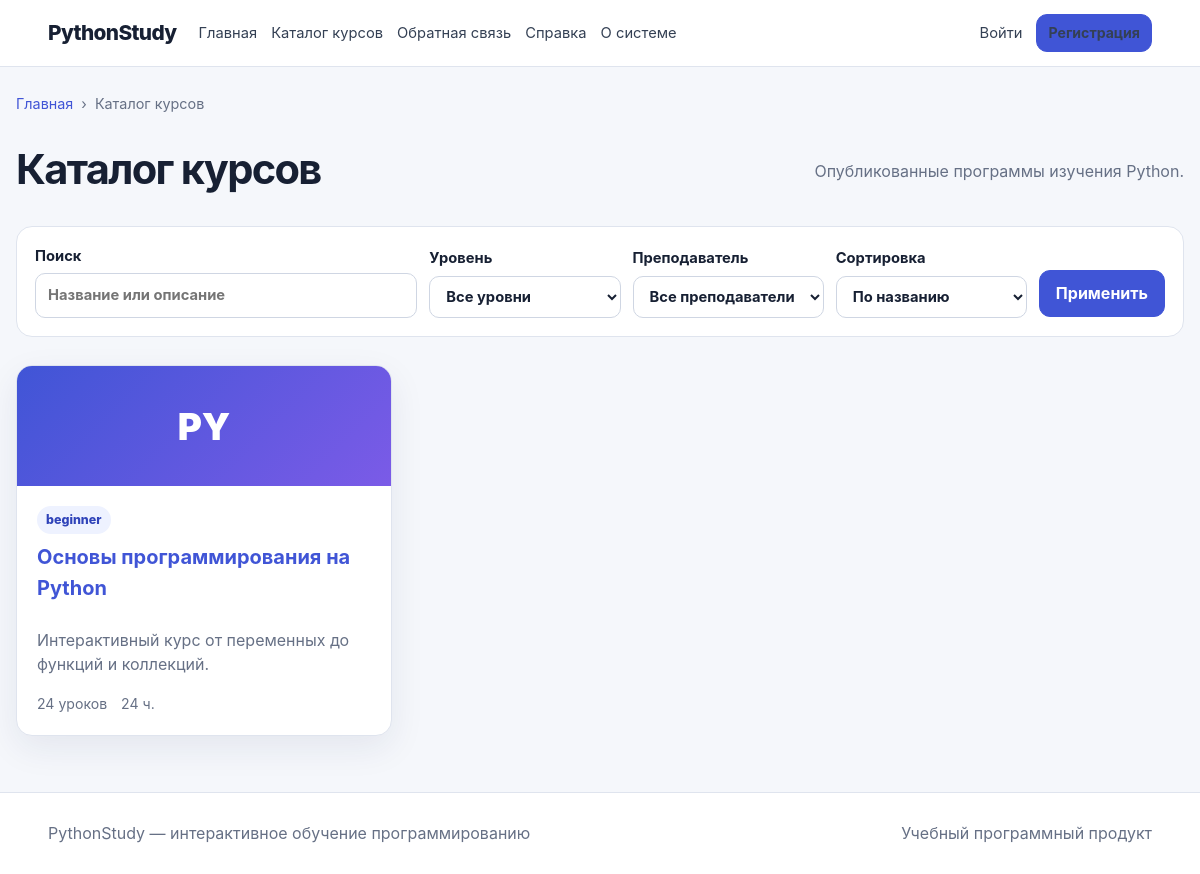
Screenshot of /courses with the database file from the repository.
### app/models/course.py (models this page shows)
class Course(TimestampMixin, db.Model):
    __tablename__ = "courses"
    id = db.Column(db.BigInteger().with_variant(db.Integer, "sqlite"), primary_key=True)
    teacher_id = db.Column(db.BigInteger().with_variant(db.Integer, "sqlite"), db.ForeignKey("users.id"), nullable=False)
    title = db.Column(db.String(255), nullable=False)
    slug = db.Column(db.String(255), unique=True, nullable=False, index=True)
    short_description = db.Column(db.String(500), nullable=False)
    full_description = db.Column(db.Text, nullable=False)
    cover_path = db.Column(db.String(500))
    difficulty = db.Column(db.String(30), default="beginner", nullable=False)
    status = db.Column(db.String(30), default="draft", nullable=False, index=True)
    estimated_hours = db.Column(db.Integer, default=1, nullable=False)
    passing_score = db.Column(db.Integer, default=70, nullable=False)
    is_sequential = db.Column(db.Boolean, default=True, nullable=False)
    published_at = db.Column(db.DateTime(timezone=True))
    teacher = db.relationship("User", back_populates="taught_courses", foreign_keys=[teacher_id])
    modules = db.relationship("CourseModule", back_populates="course", cascade="all, delete-orphan", order_by="CourseModule.order_index")
    enrollments = db.relationship("CourseEnrollment", back_populates="course", cascade="all, delete-orphan")
    quizzes = db.relationship("Quiz", back_populates="course", cascade="all, delete-orphan")
    @property
    def lessons_count(self):
        return sum(len(module.lessons) for module in self.modules)

### app/public/routes.py (the view, shortened to what this page needs)
@bp.route("/courses")
def courses():
    search = request.args.get("q", "").strip()
    difficulty = request.args.get("difficulty", "").strip()
    teacher_id = request.args.get("teacher", type=int)
    sort = request.args.get("sort", "title")
    query = Course.query.filter_by(status="published")
    if search:
        pattern = f"%{search}%"
        query = query.filter(or_(Course.title.ilike(pattern), Course.short_description.ilike(pattern)))
    if difficulty in {"beginner", "intermediate", "advanced"}:
        query = query.filter(Course.difficulty == difficulty)
    if teacher_id:
        query = query.filter(Course.teacher_id == teacher_id)
    if sort == "newest":
        query = query.order_by(Course.published_at.desc(), Course.title)
    else:
        sort = "title"
        query = query.order_by(Course.title)
    courses = query.all()
    teachers = (
        User.query.join(Course, Course.teacher_id == User.id)
        .filter(Course.status == "published")
        .distinct()
        .order_by(User.last_name, User.first_name)
        .all()
    )
    return render_template(
        "public/courses.html",
        courses=courses,
        search=search,
        difficulty=difficulty,
        teacher_id=teacher_id,
        teachers=teachers,
        sort=sort,
        breadcrumbs=[("Главная", "public.index"), ("Каталог курсов", None)],
    )

### app/context_processors.py (called while the page is built)
def inject_global_context():
    return {
        "current_path": request.path,
        "is_authenticated": current_user.is_authenticated,
    }

### app/models/user.py (called while the page is built)
    @property
    def full_name(self):
        return " ".join(filter(None, [self.last_name, self.first_name, self.middle_name]))

### app/templates/public/courses.html (shortened to what this page needs)
{% extends 'base.html' %}
{% block content %}
  <div class="page-title">
    <h1>Каталог курсов</h1>
    <p>Опубликованные программы изучения Python.</p>
  </div>
  <form method="get" class="catalog-filters">
    <label>
      Поиск
      <input type="search" name="q" value="{{ search }}" placeholder="Название или описание">
    </label>
    <label>
      Уровень
      <select name="difficulty">
        <option value="">Все уровни</option>
      </select>
    </label>
    <label>
      Преподаватель
      <select name="teacher">
        <option value="">Все преподаватели</option>
      </select>
    </label>
    <label>
      Сортировка
      <select name="sort">
        <option value="title" {% if sort == 'title' %}selected{% endif %}>По названию</option>
      </select>
    </label>
    <button class="button" type="submit">Применить</button>
  </form>
  <div class="card-grid">
    {% for course in courses %}
      {% include 'public/_course_card.html' %}
    {% else %}
      <div class="empty">По заданным условиям курсы не найдены.</div>
    {% endfor %}
  </div>
{% endblock %}

### app/templates/public/_course_card.html
<article class="course-card">
  <div class="course-cover">
    {% if course.cover_path %}
      <img src="{{ url_for('public.course_cover', course_id=course.id) }}"
           alt="Обложка курса {{ course.title }}">
    {% else %}PY{% endif %}
  </div>
  <div class="course-content">
    <span class="badge">{{ course.difficulty }}</span>
    <h3>
      <a href="{{ url_for('public.course_detail', slug=course.slug) }}">{{ course.title }}</a>
    </h3>
    <p>{{ course.short_description }}</p>
    <div class="meta">
      <span>{{ course.lessons_count }} уроков</span>
      <span>{{ course.estimated_hours }} ч.</span>
    </div>
  </div>
</article>

### app/static/css/main.css (style rules this page uses)
:root { --bg: #f5f7fb; --surface: #ffffff; --surface-soft: #eef2ff; --text: #172033; --muted: #667085; --line: #dfe4ee; --primary: #4055d6; --primary-dark: #2f43b9; --success: #18794e; --danger: #b42318; --warning: #a15c00; --radius: 16px; --shadow: 0 12px 35px rgba(27, 39, 94, 0.08); }
* { box-sizing: border-box; }
html { scroll-behavior: smooth; }
body { margin: 0; font-family: Inter, -apple-system, BlinkMacSystemFont, "Segoe UI", sans-serif; color: var(--text); background: var(--bg); line-height: 1.55; }
a { color: var(--primary); text-decoration: none; }
button, input, textarea, select { font: inherit; }
button { cursor: pointer; }
.button { display: inline-flex; align-items: center; justify-content: center; gap: 8px; border: 1px solid var(--primary); border-radius: 11px; padding: 10px 16px; background: var(--primary); color: #fff; font-weight: 700; text-decoration: none; transition: .15s ease; }
.actions, .page-title, .section-heading, .dashboard-header { display: flex; align-items: center; justify-content: space-between; gap: 18px; }
.page-title { margin-bottom: 24px; }
.page-title h1, .dashboard-header h1 { margin: 0; font-size: clamp(1.8rem, 4vw, 2.6rem); letter-spacing: -.04em; }
.page-title p, .dashboard-header p { margin: 4px 0 0; color: var(--muted); }
.card-grid { display: grid; grid-template-columns: repeat(3, minmax(0, 1fr)); gap: 20px; }
.course-card { overflow: hidden; display: flex; flex-direction: column; min-height: 300px; border: 1px solid var(--line); border-radius: var(--radius); background: var(--surface); box-shadow: var(--shadow); }
.course-cover { min-height: 120px; display: grid; place-items: center; color: #fff; background: linear-gradient(135deg, #4055d6, #7b5be7); font-size: 2.3rem; font-weight: 900; }
.course-content { display: flex; flex-direction: column; flex: 1; padding: 20px; }
.course-content h3 { margin: 8px 0; font-size: 1.25rem; }
.course-content p { color: var(--muted); flex: 1; }
.badge { display: inline-flex; width: fit-content; padding: 4px 9px; border-radius: 999px; background: var(--surface-soft); color: var(--primary-dark); font-size: .78rem; font-weight: 800; }
.meta { display: flex; gap: 14px; flex-wrap: wrap; color: var(--muted); font-size: .88rem; }
form { display: grid; gap: 14px; }
label { display: grid; gap: 6px; font-weight: 700; font-size: .92rem; }
input, textarea, select { width: 100%; padding: 10px 12px; border: 1px solid #cfd6e3; border-radius: 10px; background: #fff; color: var(--text); outline: none; }
.catalog-filters { display: grid; grid-template-columns: minmax(220px, 2fr) repeat(3, minmax(150px, 1fr)) auto; gap: 12px; align-items: end; margin: 20px 0 28px; padding: 18px; border: 1px solid var(--line); border-radius: var(--radius); background: #fff; }
.catalog-filters .button { margin-bottom: 1px; }

### rows the page displays
Course: shows "PY", difficulty "beginner", title "Основы программирования на Python", short_description "Интерактивный курс от переменных до функций и коллекций.", lessons_count "24", estimated_hours "24"

### other values shown
{{ item[0] }} "Главная"
{{ item[0] }} "Каталог курсов"
